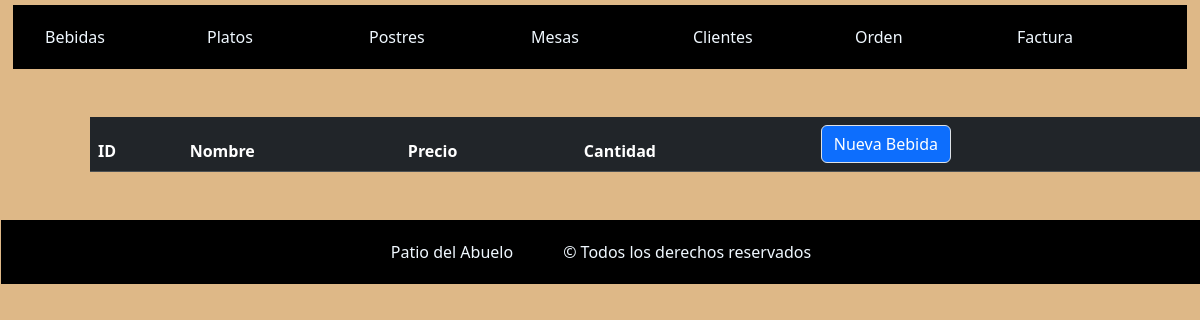
Before: /bebidas/ with the older database file.
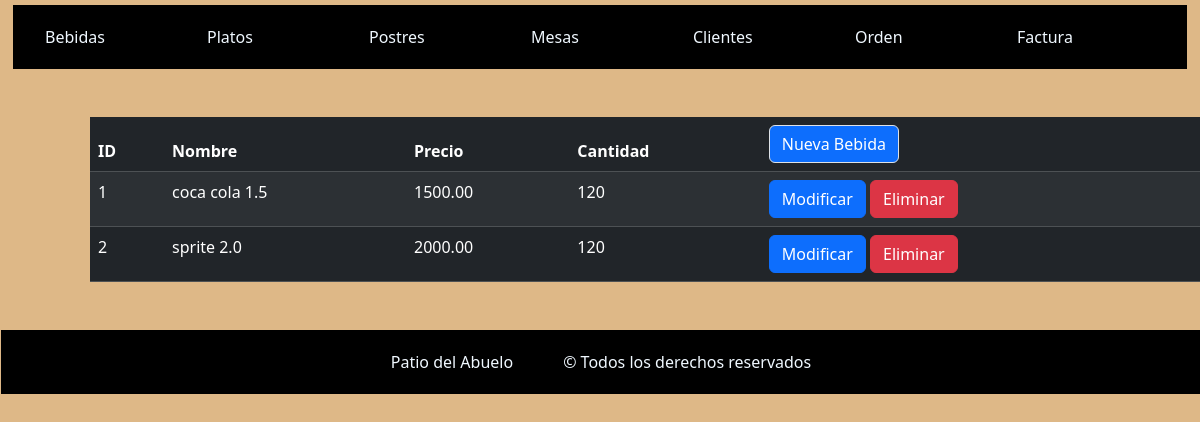
After: the same page with the newer database file.
### miAplicacion/models.py (models this page shows, shortened)
class Bebida(models.Model):
    nombre = models.CharField(max_length=120)
    precio = models.DecimalField(max_digits=15, decimal_places=2)
    cantidad = models.IntegerField()

### miAplicacion/views.py (the view)
# urls.py: path("bebidas/", views.listaBebidas, name="listaBebidas"),
def listaBebidas(request):
    bebidas = Bebida.objects.all()
    context = {"bebidas":bebidas}
    return render(request, template_name="listaBebidas.html", context=context)

### patioAbuelo/templates/listaBebidas.html
{% extends "base.html" %}
{% block content %}
<div class="container">
    <table class="table table-dark table-striped m-5">
        <thead class="bg-light">
          <tr>
            <th scope="col">ID</th>
            <th scope="col">Nombre</th>
            <th scope="col">Precio</th>
            <th scope="col">Cantidad</th>
            <th><button class="btn border bg-primary"><a href="/bebidas/bebidaNueva" class="text-white text-decoration-none">Nueva Bebida</a></button></th>
          </tr>
        </thead>
        <tbody>
            {% for b in bebidas%}
              <tr>
                <td>{{b.id}}</td>
                <td>{{b.nombre}}</td>
                <td>{{b.precio}}</td>
                <td>{{b.cantidad}}</td>
                <td>
                  <button class="btn btn-primary"><a href="/bebidas/bebidaModif/{{ b.id }}" class="text-white text-decoration-none">Modificar</a></button>
                  <button class="btn btn-danger"><a href="/bebidas/bebidaBorrar/{{ b.id }}" class="text-white text-decoration-none">Eliminar</a></button>
                </td>
              </tr>
            {% endfor %}
        </tbody>
    </table>
</div>
{% endblock %}

Changed rows visible on the page:
added Bebida: id "1", nombre "coca cola 1.5", precio "1500.00", cantidad "120"
added Bebida: id "2", nombre "sprite 2.0", precio "2000.00", cantidad "120"
